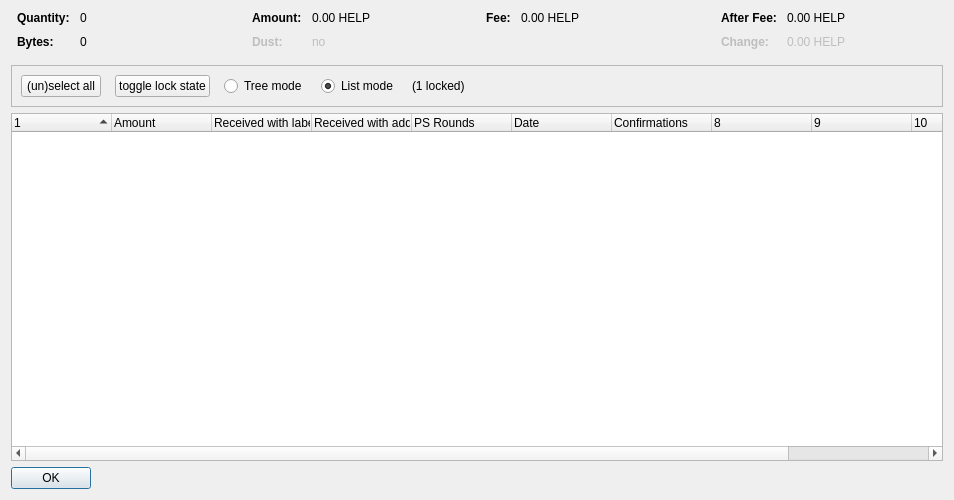
<?xml version="1.0" encoding="UTF-8"?>
<ui version="4.0">
 <class>CoinControlDialog</class>
 <widget class="QDialog" name="CoinControlDialog">
  <property name="geometry">
   <rect>
    <x>0</x>
    <y>0</y>
    <width>954</width>
    <height>500</height>
   </rect>
  </property>
  <property name="windowTitle">
   <string>Coin Selection</string>
  </property>
  <layout class="QVBoxLayout" name="verticalLayout">
   <item>
    <layout class="QHBoxLayout" name="horizontalLayoutTop" stretch="0,0,0,0">
     <property name="topMargin">
      <number>0</number>
     </property>
     <property name="bottomMargin">
      <number>10</number>
     </property>
     <item>
      <layout class="QFormLayout" name="formLayoutCoinControl1">
       <property name="horizontalSpacing">
        <number>10</number>
       </property>
       <property name="verticalSpacing">
        <number>10</number>
       </property>
       <property name="leftMargin">
        <number>6</number>
       </property>
       <property name="rightMargin">
        <number>6</number>
       </property>
       <item row="0" column="0">
        <widget class="QLabel" name="labelCoinControlQuantityText">
         <property name="font">
          <font>
           <weight>75</weight>
           <bold>true</bold>
          </font>
         </property>
         <property name="text">
          <string>Quantity:</string>
         </property>
        </widget>
       </item>
       <item row="0" column="1">
        <widget class="QLabel" name="labelCoinControlQuantity">
         <property name="cursor">
          <cursorShape>IBeamCursor</cursorShape>
         </property>
         <property name="contextMenuPolicy">
          <enum>Qt::ActionsContextMenu</enum>
         </property>
         <property name="text">
          <string notr="true">0</string>
         </property>
         <property name="textInteractionFlags">
          <set>Qt::LinksAccessibleByMouse|Qt::TextSelectableByKeyboard|Qt::TextSelectableByMouse</set>
         </property>
        </widget>
       </item>
       <item row="1" column="0">
        <widget class="QLabel" name="labelCoinControlBytesText">
         <property name="font">
          <font>
           <weight>75</weight>
           <bold>true</bold>
          </font>
         </property>
         <property name="text">
          <string>Bytes:</string>
         </property>
        </widget>
       </item>
       <item row="1" column="1">
        <widget class="QLabel" name="labelCoinControlBytes">
         <property name="cursor">
          <cursorShape>IBeamCursor</cursorShape>
         </property>
         <property name="contextMenuPolicy">
          <enum>Qt::ActionsContextMenu</enum>
         </property>
         <property name="text">
          <string notr="true">0</string>
         </property>
         <property name="textInteractionFlags">
          <set>Qt::LinksAccessibleByMouse|Qt::TextSelectableByKeyboard|Qt::TextSelectableByMouse</set>
         </property>
        </widget>
       </item>
      </layout>
     </item>
     <item>
      <layout class="QFormLayout" name="formLayoutCoinControl2">
       <property name="horizontalSpacing">
        <number>10</number>
       </property>
       <property name="verticalSpacing">
        <number>10</number>
       </property>
       <property name="leftMargin">
        <number>6</number>
       </property>
       <property name="rightMargin">
        <number>6</number>
       </property>
       <item row="0" column="0">
        <widget class="QLabel" name="labelCoinControlAmountText">
         <property name="font">
          <font>
           <weight>75</weight>
           <bold>true</bold>
          </font>
         </property>
         <property name="text">
          <string>Amount:</string>
         </property>
        </widget>
       </item>
       <item row="0" column="1">
        <widget class="QLabel" name="labelCoinControlAmount">
         <property name="cursor">
          <cursorShape>IBeamCursor</cursorShape>
         </property>
         <property name="contextMenuPolicy">
          <enum>Qt::ActionsContextMenu</enum>
         </property>
         <property name="text">
          <string notr="true">0.00 HELP</string>
         </property>
         <property name="textInteractionFlags">
          <set>Qt::LinksAccessibleByMouse|Qt::TextSelectableByKeyboard|Qt::TextSelectableByMouse</set>
         </property>
        </widget>
       </item>
       <item row="1" column="0">
        <widget class="QLabel" name="labelCoinControlLowOutputText">
         <property name="enabled">
          <bool>false</bool>
         </property>
         <property name="font">
          <font>
           <weight>75</weight>
           <bold>true</bold>
          </font>
         </property>
         <property name="text">
          <string>Dust:</string>
         </property>
        </widget>
       </item>
       <item row="1" column="1">
        <widget class="QLabel" name="labelCoinControlLowOutput">
         <property name="enabled">
          <bool>false</bool>
         </property>
         <property name="cursor">
          <cursorShape>IBeamCursor</cursorShape>
         </property>
         <property name="contextMenuPolicy">
          <enum>Qt::ActionsContextMenu</enum>
         </property>
         <property name="text">
          <string notr="true">no</string>
         </property>
         <property name="textInteractionFlags">
          <set>Qt::LinksAccessibleByMouse|Qt::TextSelectableByKeyboard|Qt::TextSelectableByMouse</set>
         </property>
        </widget>
       </item>
      </layout>
     </item>
     <item>
      <layout class="QFormLayout" name="formLayoutCoinControl3">
       <property name="horizontalSpacing">
        <number>10</number>
       </property>
       <property name="verticalSpacing">
        <number>10</number>
       </property>
       <property name="leftMargin">
        <number>6</number>
       </property>
       <property name="rightMargin">
        <number>6</number>
       </property>
       <item row="0" column="0">
        <widget class="QLabel" name="labelCoinControlFeeText">
         <property name="font">
          <font>
           <weight>75</weight>
           <bold>true</bold>
          </font>
         </property>
         <property name="text">
          <string>Fee:</string>
         </property>
        </widget>
       </item>
       <item row="0" column="1">
        <widget class="QLabel" name="labelCoinControlFee">
         <property name="cursor">
          <cursorShape>IBeamCursor</cursorShape>
         </property>
         <property name="contextMenuPolicy">
          <enum>Qt::ActionsContextMenu</enum>
         </property>
         <property name="text">
          <string notr="true">0.00 HELP</string>
         </property>
         <property name="textInteractionFlags">
          <set>Qt::LinksAccessibleByMouse|Qt::TextSelectableByKeyboard|Qt::TextSelectableByMouse</set>
         </property>
        </widget>
       </item>
      </layout>
     </item>
     <item>
      <layout class="QFormLayout" name="formLayoutCoinControl4">
       <property name="horizontalSpacing">
        <number>10</number>
       </property>
       <property name="verticalSpacing">
        <number>10</number>
       </property>
       <property name="leftMargin">
        <number>6</number>
       </property>
       <property name="rightMargin">
        <number>6</number>
       </property>
       <item row="0" column="0">
        <widget class="QLabel" name="labelCoinControlAfterFeeText">
         <property name="font">
          <font>
           <weight>75</weight>
           <bold>true</bold>
          </font>
         </property>
         <property name="text">
          <string>After Fee:</string>
         </property>
        </widget>
       </item>
       <item row="0" column="1">
        <widget class="QLabel" name="labelCoinControlAfterFee">
         <property name="cursor">
          <cursorShape>IBeamCursor</cursorShape>
         </property>
         <property name="contextMenuPolicy">
          <enum>Qt::ActionsContextMenu</enum>
         </property>
         <property name="text">
          <string notr="true">0.00 HELP</string>
         </property>
         <property name="textInteractionFlags">
          <set>Qt::LinksAccessibleByMouse|Qt::TextSelectableByKeyboard|Qt::TextSelectableByMouse</set>
         </property>
        </widget>
       </item>
       <item row="1" column="0">
        <widget class="QLabel" name="labelCoinControlChangeText">
         <property name="enabled">
          <bool>false</bool>
         </property>
         <property name="font">
          <font>
           <weight>75</weight>
           <bold>true</bold>
          </font>
         </property>
         <property name="text">
          <string>Change:</string>
         </property>
        </widget>
       </item>
       <item row="1" column="1">
        <widget class="QLabel" name="labelCoinControlChange">
         <property name="enabled">
          <bool>false</bool>
         </property>
         <property name="cursor">
          <cursorShape>IBeamCursor</cursorShape>
         </property>
         <property name="contextMenuPolicy">
          <enum>Qt::ActionsContextMenu</enum>
         </property>
         <property name="text">
          <string notr="true">0.00 HELP</string>
         </property>
         <property name="textInteractionFlags">
          <set>Qt::LinksAccessibleByMouse|Qt::TextSelectableByKeyboard|Qt::TextSelectableByMouse</set>
         </property>
        </widget>
       </item>
      </layout>
     </item>
    </layout>
   </item>
   <item>
    <widget class="QFrame" name="frame">
     <property name="minimumSize">
      <size>
       <width>0</width>
       <height>40</height>
      </size>
     </property>
     <property name="frameShape">
      <enum>QFrame::StyledPanel</enum>
     </property>
     <property name="frameShadow">
      <enum>QFrame::Sunken</enum>
     </property>
     <layout class="QHBoxLayout" name="horizontalLayout">
      <item>
       <layout class="QHBoxLayout" name="horizontalLayoutPanel" stretch="0,0,0,0,0,0">
        <property name="spacing">
         <number>14</number>
        </property>
        <item>
         <widget class="QPushButton" name="pushButtonSelectAll">
          <property name="sizePolicy">
           <sizepolicy hsizetype="Maximum" vsizetype="Fixed">
            <horstretch>0</horstretch>
            <verstretch>0</verstretch>
           </sizepolicy>
          </property>
          <property name="text">
           <string>(un)select all</string>
          </property>
          <property name="autoDefault">
           <bool>false</bool>
          </property>
         </widget>
        </item>
        <item>
         <widget class="QPushButton" name="pushButtonToggleLock">
          <property name="sizePolicy">
           <sizepolicy hsizetype="Maximum" vsizetype="Fixed">
            <horstretch>0</horstretch>
            <verstretch>0</verstretch>
           </sizepolicy>
          </property>
          <property name="text">
           <string>toggle lock state</string>
          </property>
          <property name="autoDefault">
           <bool>false</bool>
          </property>
         </widget>
        </item>
        <item>
         <widget class="QRadioButton" name="radioTreeMode">
          <property name="sizePolicy">
           <sizepolicy hsizetype="Maximum" vsizetype="Fixed">
            <horstretch>0</horstretch>
            <verstretch>0</verstretch>
           </sizepolicy>
          </property>
          <property name="text">
           <string>Tree mode</string>
          </property>
         </widget>
        </item>
        <item>
         <widget class="QRadioButton" name="radioListMode">
          <property name="sizePolicy">
           <sizepolicy hsizetype="Maximum" vsizetype="Fixed">
            <horstretch>0</horstretch>
            <verstretch>0</verstretch>
           </sizepolicy>
          </property>
          <property name="text">
           <string>List mode</string>
          </property>
          <property name="checked">
           <bool>true</bool>
          </property>
         </widget>
        </item>
        <item>
         <widget class="QLabel" name="labelLocked">
          <property name="text">
           <string>(1 locked)</string>
          </property>
         </widget>
        </item>
        <item>
         <spacer name="horizontalSpacer">
          <property name="orientation">
           <enum>Qt::Horizontal</enum>
          </property>
          <property name="sizeHint" stdset="0">
           <size>
            <width>40</width>
            <height>20</height>
           </size>
          </property>
         </spacer>
        </item>
       </layout>
      </item>
     </layout>
    </widget>
   </item>
   <item>
    <widget class="CoinControlTreeWidget" name="treeWidget">
     <property name="contextMenuPolicy">
      <enum>Qt::CustomContextMenu</enum>
     </property>
     <property name="sortingEnabled">
      <bool>false</bool>
     </property>
     <property name="columnCount">
      <number>11</number>
     </property>
     <attribute name="headerShowSortIndicator" stdset="0">
      <bool>true</bool>
     </attribute>
     <attribute name="headerStretchLastSection">
      <bool>false</bool>
     </attribute>
     <column>
      <property name="text">
       <string/>
      </property>
     </column>
     <column>
      <property name="text">
       <string>Amount</string>
      </property>
     </column>
     <column>
      <property name="text">
       <string>Received with label</string>
      </property>
     </column>
     <column>
      <property name="text">
       <string>Received with address</string>
      </property>
     </column>
     <column>
      <property name="text">
       <string>PS Rounds</string>
      </property>
     </column>
     <column>
      <property name="text">
       <string>Date</string>
      </property>
     </column>
     <column>
      <property name="text">
       <string>Confirmations</string>
      </property>
      <property name="toolTip">
       <string>Confirmed</string>
      </property>
     </column>
     <column>
      <property name="text">
       <string/>
      </property>
     </column>
     <column>
      <property name="text">
       <string/>
      </property>
     </column>
     <column>
      <property name="text">
       <string/>
      </property>
     </column>
     <column>
      <property name="text">
       <string/>
      </property>
     </column>
    </widget>
   </item>
   <item>
    <widget class="QDialogButtonBox" name="buttonBox">
     <property name="sizePolicy">
      <sizepolicy hsizetype="Maximum" vsizetype="Fixed">
       <horstretch>0</horstretch>
       <verstretch>0</verstretch>
      </sizepolicy>
     </property>
     <property name="orientation">
      <enum>Qt::Horizontal</enum>
     </property>
     <property name="standardButtons">
      <set>QDialogButtonBox::Ok</set>
     </property>
    </widget>
   </item>
  </layout>
 </widget>
 <customwidgets>
  <customwidget>
   <class>CoinControlTreeWidget</class>
   <extends>QTreeWidget</extends>
   <header>coincontroltreewidget.h</header>
  </customwidget>
 </customwidgets>
 <resources/>
 <connections/>
</ui>
